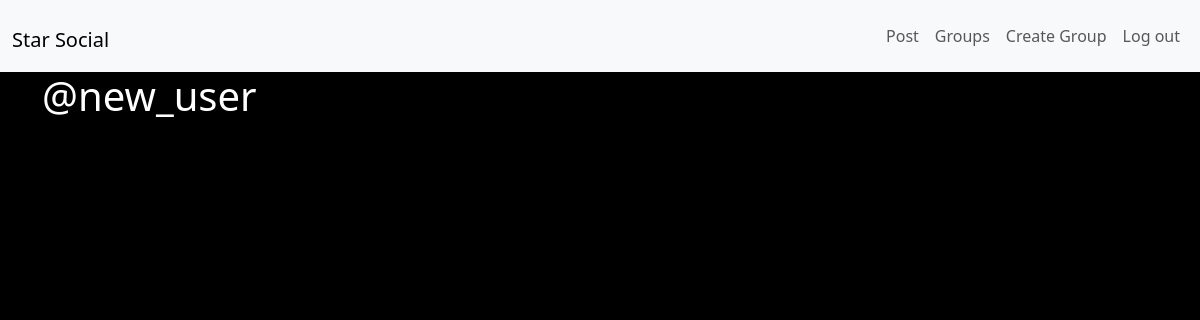
Before: /posts/by/new_user/ (signed in) with the older database file.
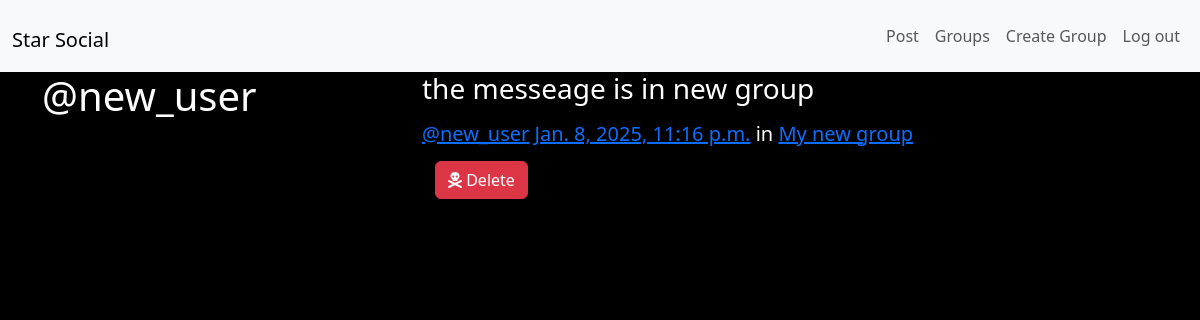
After: the same page with the newer database file.
### posts/models.py (models this page shows, shortened)
class Post(models.Model):
    user = models.ForeignKey(User, related_name="posts", on_delete=models.CASCADE)
    created_at = models.DateTimeField(auto_now=True)
    message = models.TextField()
    message_html = models.TextField(editable=False)
    group = models.ForeignKey(Group, related_name="posts", null=True, blank=True, on_delete=models.PROTECT)
    class Meta:
        ordering = ["-created_at"]
        unique_together = ["user", "message" ]

### group/models.py (models this page shows, shortened)
class Group(models.Model):
    name = models.CharField(max_length=255, unique=True)
    slug = models.SlugField(allow_unicode=True, unique=True)
    description = models.TextField(blank=True, default="")
    description_html = models.TextField(editable=False, default="", blank=True)
    members = models.ManyToManyField(User, through="GroupMember")
    class Meta:
        ordering = ["name"]

### posts/views.py (the view)
# urls.py: path('by/<username>/', views.UserPosts.as_view(), name="for_user"),
class UserPosts(generic.ListView):
    model = models.Post
    template_name = "posts/user_post_list.html"
    def get_queryset(self):
        try:
            self.post_user = User.objects.prefetch_related("posts").get(username__iexact=self.kwargs.get("username"))
        except User.DoesNotExist:
            raise Http404
        else:
            return self.post_user.posts.all()
    def get_context_data(self, **kwargs):
        context = super().get_context_data(**kwargs)
        context["post_user"] = self.post_user
        return context

### posts/templates/posts/user_post_list.html
{% extends "posts/post_base.html" %}
{% block prepost %}
  <div class="col-md-4">
    <h1>@{{ post_user.username }}</h1>
  </div>
{% endblock %}
{% block post_content %}
  <div class="col-md-8">
    {% for post in post_list %}
      {% include "posts/_post.html" %}
    {% endfor %}
  </div>
{% endblock post_content %}

### posts/templates/posts/_post.html
<div class="post media">
  <h3>{{ post.message_html|safe }}</h3>
  <div class="media-body">
    <h5 class="media-heading">
        <span class="username">
            <a href="{% url 'posts:for_user' username=post.user.username %}">@{{ post.user.username }}</a>
        </span>
        <time class="time">
            <a href="{% url 'posts:single' username=post.user.username pk=post.pk %}">{{ post.created_at }}</a>
        </time>
        {% if post.group %}	</time>
            <span class="group-name">in <a href="#">{{ post.group.name }}</a></span>
        {% endif %}
    </h5>
    <div class="media-footer">
        {% if user.is_authenticated and post.user == user and not hide_delete %}
          <a href="{% url 'posts:delete' pk=post.pk %}" title="delete" class="btn btn-simple">
            <span class="btn btn-danger"><i class="fa-solid fa-skull-crossbones" aria-hidden="true"></i> Delete</span>
          </a>
        {% endif %}
    </div>
  </div>
</div>

Changed rows visible on the page:
added Post: message_html "the messeage is in new group", user.username "new_user", created_at "Jan. 8, 2025, 11:16 p.m.", group.name "My new group", shows "Delete"
